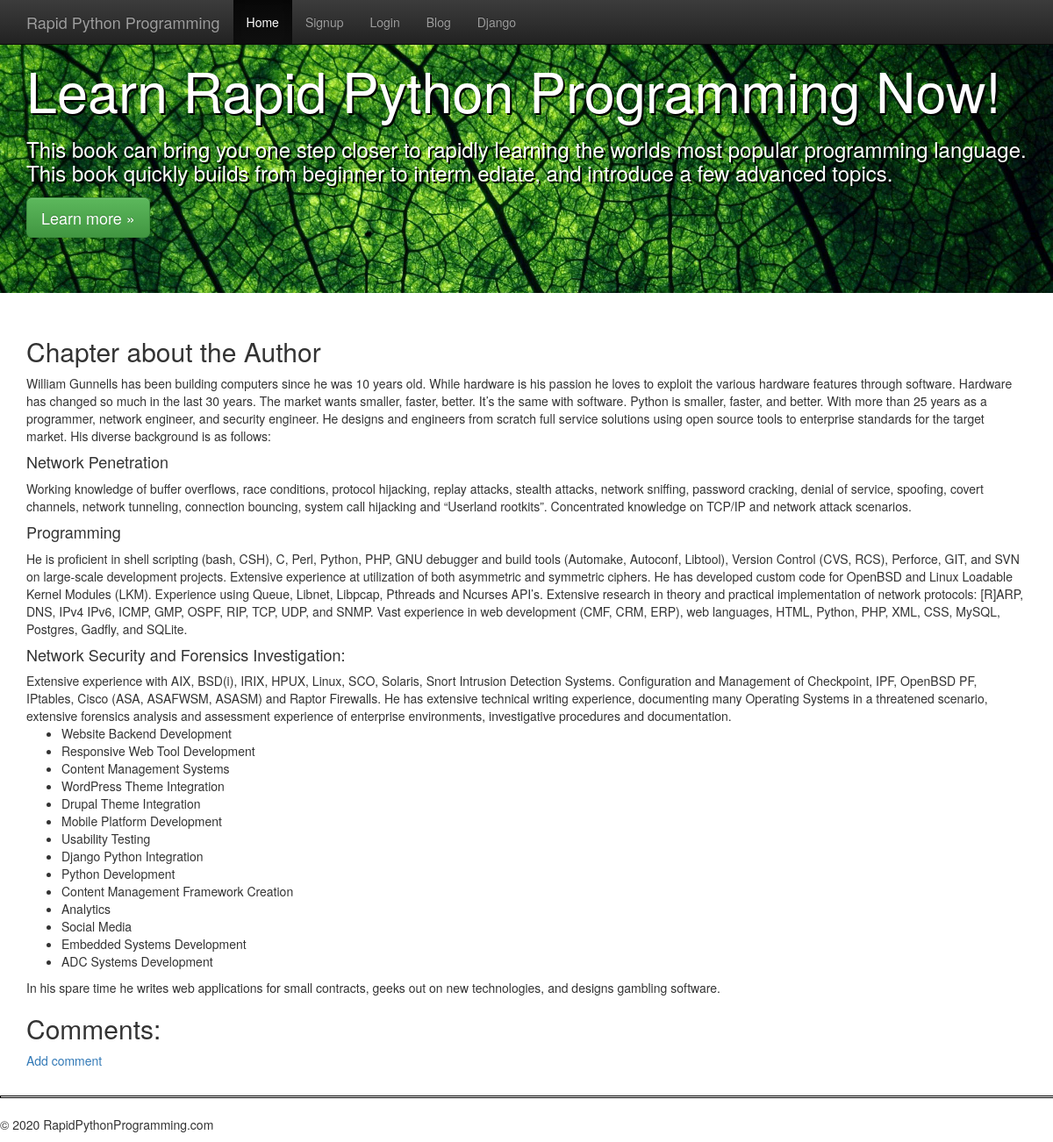
Screenshot of /book/3/ with the database file from the repository.
### book/models.py (models this page shows, shortened)
class Book(models.Model):
    chapter = models.CharField(max_length=180)
    body = models.TextField()

### book/views.py (the view)
# urls.py: url(r'^(?P<pk>\d+)/$',BookDetailView.as_view(), name='book-detail'),
class BookDetailView(DetailView):
	model = Book

### book/templates/book/book_detail.html (shortened to what this page needs)
{% extends 'base.html' %}
{% block content %}
<h2>{{ book.chapter}}</h2>
<p>{{ book.body|safe }}</p>
<h2>Comments:</h2>
<p><a href="/book/{{ book.id }}/comment/">Add comment</a>
{% endblock %}

### rows the page displays
Book: chapter "Chapter about the Author", body "William Gunnells has been building computers since he was 10 years old. While hardware is his passion he loves to exploit the various hardware features through software. Hardware has changed so much in the last 30 years. The market wants smaller, faster, better. It’s the same with software. Python is smaller, faster, and better. With more than 25 years as a programmer, network engineer, and security engineer. He designs and engineers from scratch full service solutions using open source tools to enterprise standards for the target market. His diverse background is as follows: Network Penetration Working knowledge of buffer overflows, race conditions, protocol hijacking, replay attacks,…"
